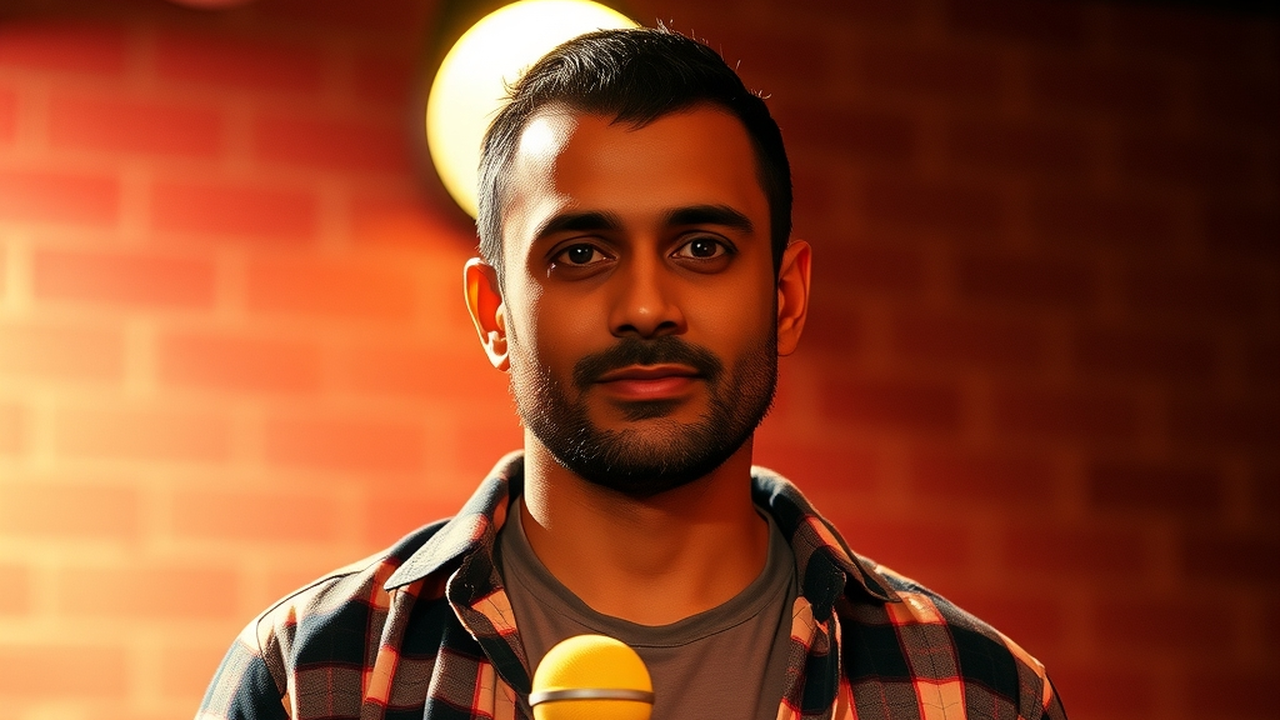
#> input picture assets/comedian.png, 1280 x 720 px; its folder holds only this picture in this run
$ python -i common.py   (imports and definitions only)
#> lines starting #> are read from the running program, lines starting #| are printed output that depends on the picture
#> further down, picture is the input picture: PIL image 1280x720 RGB; mean R, G, B 140.2, 69.2, 39.5
"""Shared helpers for the pipeline scripts."""
import json
import subprocess
import sys
from pathlib import Path

ROOT = Path(__file__).resolve().parent.parent
BUILD = ROOT / "build"
# [1 line not run here, left out]


def log(msg):
    print(msg, flush=True)


def load_config():
    return json.loads((ROOT / "config.json").read_text(encoding="utf-8"))


# [7 lines left out: function sh, not called in this run]


def fail(msg):
    print(f"ERROR: {msg}", file=sys.stderr, flush=True)
    sys.exit(1)


def is_shorts(cfg):
    return cfg.get("format", "shorts") == "shorts"


# [6 lines left out: function canvas, not called in this run]


def layout(cfg):
    """'scene' (full-body vertical picture, audience is part of the picture) | 'landscape' | 'stage' | 'closeup'."""
    return cfg.get("shorts", {}).get("layout", "stage") if is_shorts(cfg) else "landscape"


# [6 lines left out: function base_size, not called in this run]


def cascade_path():
    """Path of OpenCV's frontal-face cascade, or None. (cv2.data is missing in some builds.)"""
    try:
        import os
        import cv2
        name = "haarcascade_frontalface_default.xml"
        try:
            return cv2.data.haarcascades + name
        except AttributeError:
            for base in (os.path.join(os.path.dirname(cv2.__file__), "data"),
                         "/usr/share/opencv4/haarcascades", "/usr/share/opencv/haarcascades"):
                if os.path.exists(os.path.join(base, name)):
                    return os.path.join(base, name)
    except Exception:  # noqa: BLE001
        pass
    return None


def detect_face_center(img, default=(0.5, 0.42)):
    """(fx, fy) of the one clear face in a PIL image, as 0..1 fractions. Falls back to `default` if OpenCV is unusable."""
#> called with default = (0.5, 0.42)
    try:
        import cv2
        import numpy as np
        gray = cv2.cvtColor(np.array(img.convert("RGB")), cv2.COLOR_RGB2GRAY)
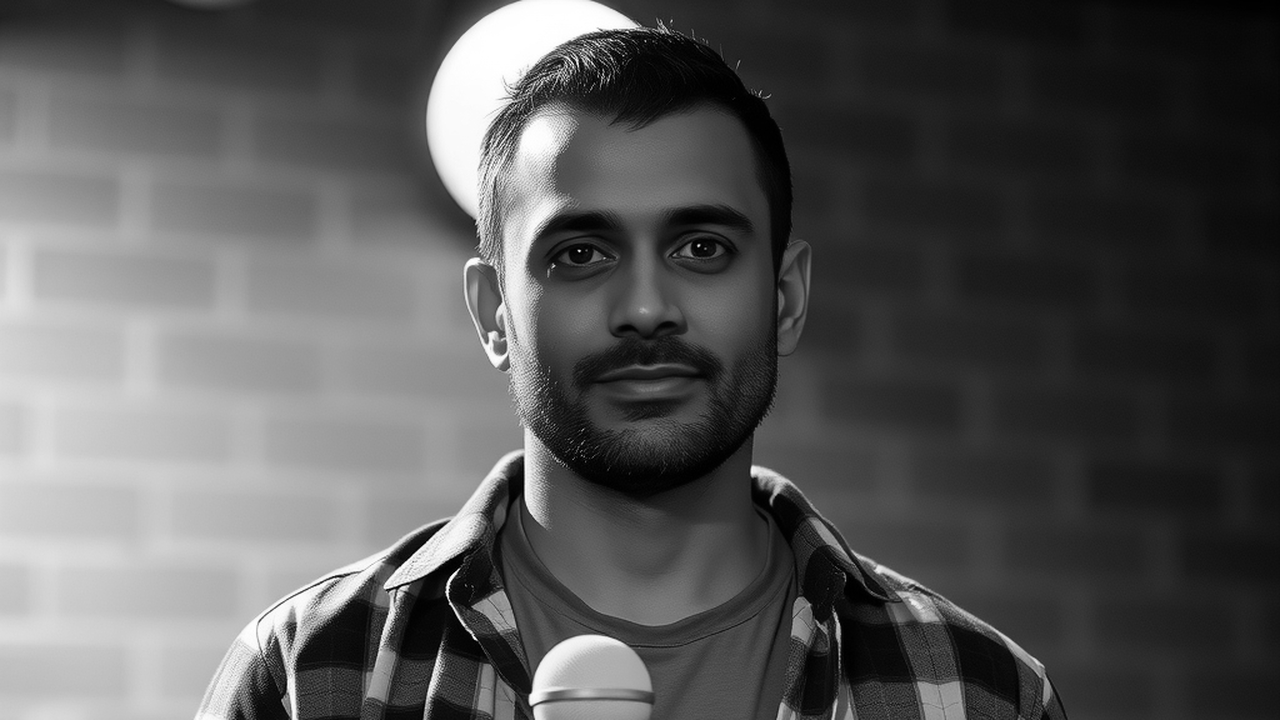
#> gray: shape (720, 1280); min 0, max 255, mean 87
        cp = cascade_path()
        if not cp:
            return default
        det = cv2.CascadeClassifier(cp)
        m = max(24, img.width // 40)
#> m = 32
        faces = det.detectMultiScale(gray, 1.1, 5, minSize=(m, m))
#> faces = [[480, 120, 335, 335]]
        if len(faces) >= 1:
            x, y, w, h = max(faces, key=lambda f: f[2] * f[3])
#> x = 480; y = 120; w = 335; h = 335
            return (x + w / 2) / img.width, (y + h / 2) / img.height
    except Exception:  # noqa: BLE001
        pass
    return default


# [29 lines left out: functions cover_crop, fit_916, not called in this run]


# ---------------------------------------------------------------- comedian pictures (assets/bodies)
IMG_EXT = (".png", ".jpg", ".jpeg", ".webp")


# [37 lines left out: functions episode_number, comedian_pool, _bag_order, shuffle_index, not called in this run]

>>> from PIL import Image
>>> picture = Image.open('../assets/comedian.png')
>>> result = detect_face_center(picture)
#> result = (0.506, 0.399)
